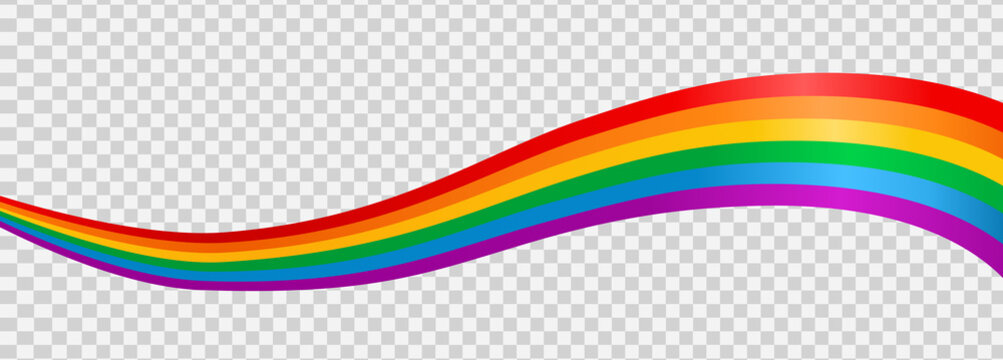
#> input picture 360_F_438828559_QccWdc3zAULf7uLTzekIt5XlOEnGj6X0.jpg, 1003 x 360 px
$ python -i Tresh.py   (imports and definitions only)
#> lines starting #> are read from the running program, lines starting #| are printed output that depends on the picture; after the words box and inside, x2 and y2 are one past the last pixel; in counts of white or black regions, pixels touching at a corner belong together
import cv2
import numpy as np
from PIL import Image

def th_const(pil_img, threshold_value=127, max_value=255):
    """
    Wykonuje progowanie z użyciem stałej wartości progowej.
    :param pil_img: Obraz PIL.Image
    :return: Obiekt PIL.Image po progowaniu
    """
#> called with threshold_value = 127, max_value = 255
    obraz = cv2.cvtColor(np.array(pil_img), cv2.COLOR_RGB2BGR)
#> obraz is the input picture: shape (360, 1003, 3); mean B, G, R 188, 195.1, 207
    szary = cv2.cvtColor(obraz, cv2.COLOR_BGR2GRAY)
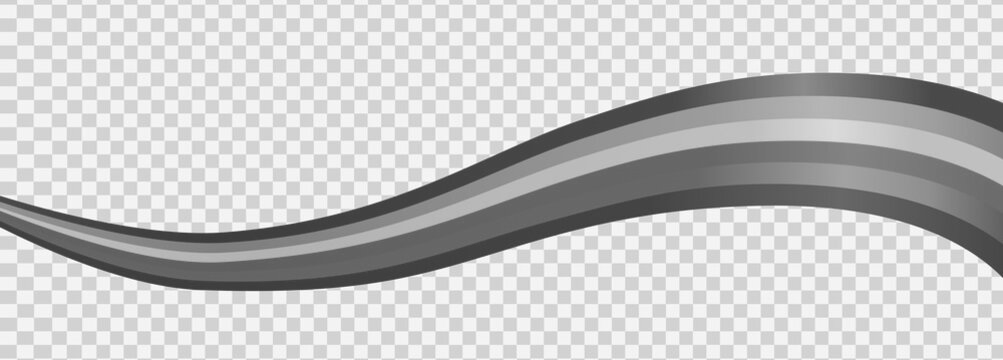
#> szary: shape (360, 1003); min 56, max 255, mean 197.9
    _, progowany = cv2.threshold(szary, threshold_value, max_value, cv2.THRESH_BINARY)
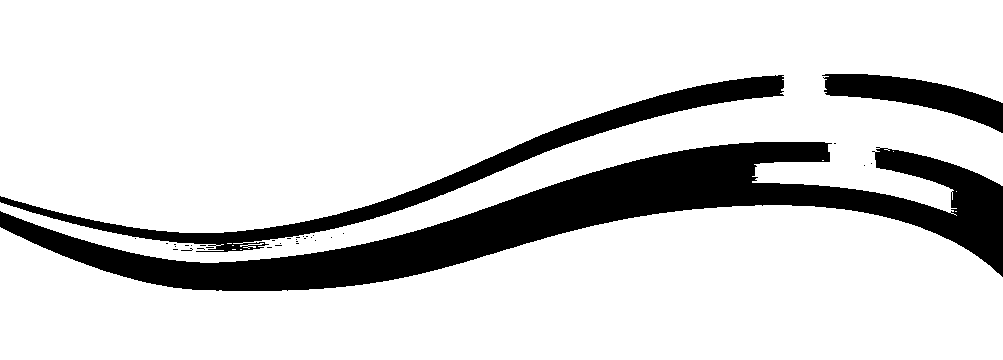
#> progowany: shape (360, 1003); 83.7% white; 34 black regions (31 under 20 px), largest, box (x1, y1, x2, y2) and area: (0, 142, 1003, 291) 42458, (0, 75, 784, 252) 11897, (822, 74, 1003, 133) 4520
    return Image.fromarray(progowany)

def th_adapt(pil_img, max_value=255):
    """
    Wykonuje progowanie adaptacyjne.
    :param pil_img: Obraz PIL.Image
    :return: Obiekt PIL.Image po progowaniu
    """
    obraz = cv2.cvtColor(np.array(pil_img), cv2.COLOR_RGB2BGR)
    szary = cv2.cvtColor(obraz, cv2.COLOR_BGR2GRAY)
    progowany = cv2.adaptiveThreshold(szary, max_value, cv2.ADAPTIVE_THRESH_MEAN_C,
                                      cv2.THRESH_BINARY, 11, 2)
    return Image.fromarray(progowany)

def th_otsu(pil_img):
    """
    Wykonuje progowanie Otsu.
    :param pil_img: Obraz PIL.Image
    :return: Obiekt PIL.Image po progowaniu
    """
    obraz = cv2.cvtColor(np.array(pil_img), cv2.COLOR_RGB2BGR)
    szary = cv2.cvtColor(obraz, cv2.COLOR_BGR2GRAY)
    _, progowany = cv2.threshold(szary, 0, 255, cv2.THRESH_BINARY + cv2.THRESH_OTSU)
    return Image.fromarray(progowany)

>>> import cv2
>>> picture = cv2.cvtColor(cv2.imread('360_F_438828559_QccWdc3zAULf7uLTzekIt5XlOEnGj6X0.jpg'), cv2.COLOR_BGR2RGB)
>>> result = th_const(picture)
